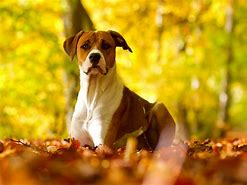
#> input picture Images/index.jpg, 247 x 185 px
$ python main.py
#> lines starting #> are read from the running program, lines starting #| are printed output that depends on the picture; after the words box and inside, x2 and y2 are one past the last pixel; in counts of white or black regions, pixels touching at a corner belong together
from turtle import circle
import cv2

#reading the image, resizing and changing the color
img = cv2.imread('Images/index.jpg',1)
#> img is the input picture: shape (185, 247, 3); mean B, G, R 27.9, 144.7, 187.5
resized_img = cv2.resize(img, (600,400), interpolation=cv2.INTER_LINEAR,)
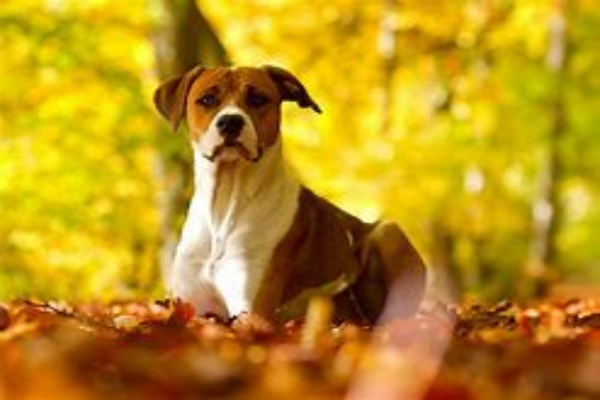
#> resized_img: shape (400, 600, 3); mean B, G, R 27.8, 144.6, 187.3
cv2.imshow('Original Images', resized_img)
cv2.waitKey(0)
if img is None:
    print('Could not read image')


#annotating with just a line
imageline = resized_img.copy()
pointA=(150,80)
pointB=(300,80)
cv2.line(imageline, pointA,pointB, (255,255,0),thickness=3)
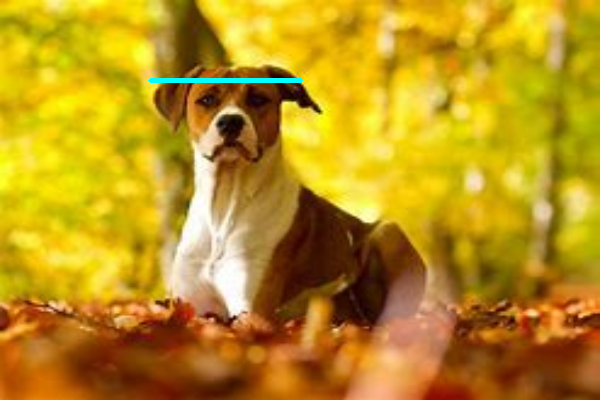
#> imageline: shape (400, 600, 3); 0.32% of pixels changed, all inside (x1, y1, x2, y2) = (148, 78, 303, 83)
cv2.imshow('Image Line', imageline)
cv2.waitKey(0)

#annotating with a circle
imageCircle = resized_img.copy()
circle=(240,100)
radius = 70
cv2.circle(imageCircle, circle, radius, (255,0,0), thickness=3,lineType=cv2.LINE_AA)
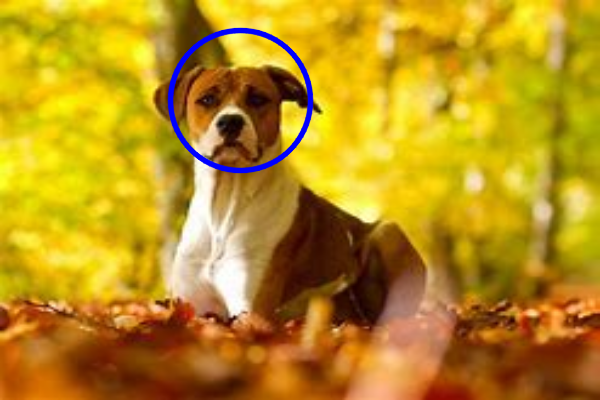
#> imageCircle: shape (400, 600, 3); 1.24% of pixels changed, all inside (x1, y1, x2, y2) = (167, 27, 314, 174)
cv2.imshow("Image Circle", imageCircle)
cv2.waitKey(0)


#annotating with a rectangle
imagerec = resized_img.copy()
point1 = (150,50)
point2 = (300,180)
cv2.rectangle(imagerec,point1, point2, (0,255,0), thickness=3)
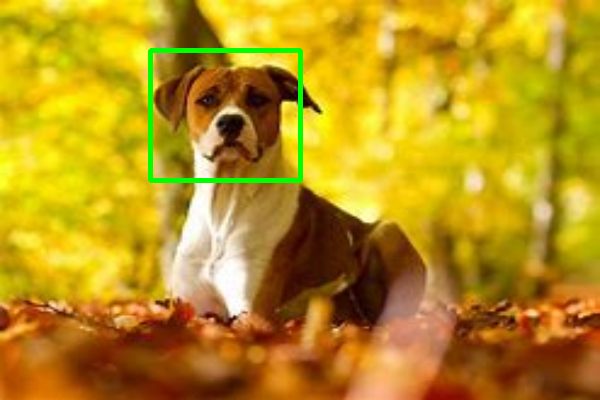
#> imagerec: shape (400, 600, 3); 1.16% of pixels changed, all inside (x1, y1, x2, y2) = (148, 48, 303, 183)
cv2.imshow("Image rectangle", imagerec)
cv2.waitKey(0)
